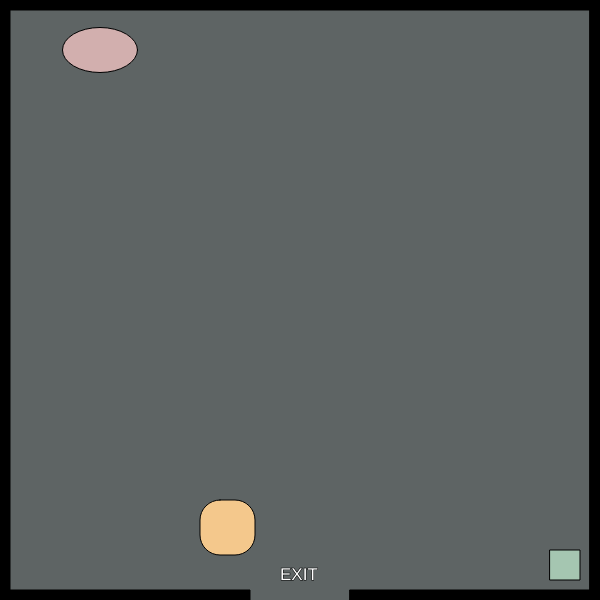
Frame 1 (no input)
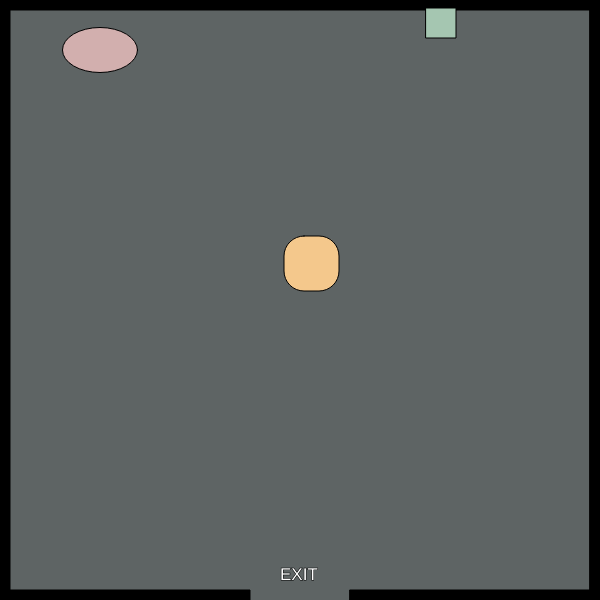
Frame 60 (no input)
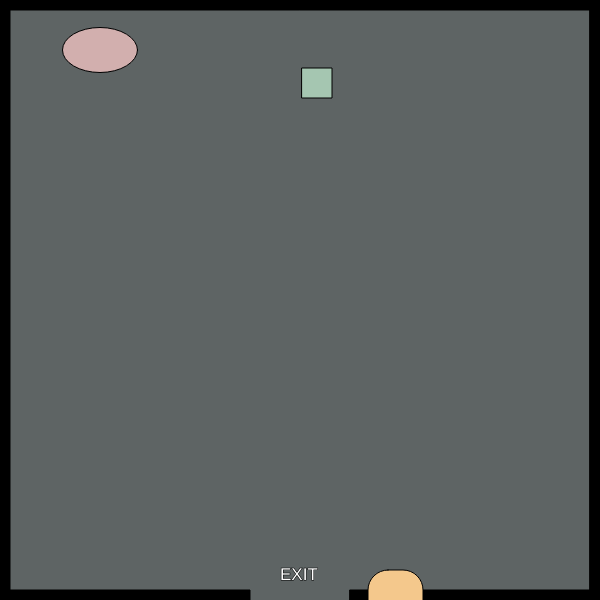
Frame 120 (the mouse pressed at the canvas centre since frame 60)

The p5.js sketch that drew these frames (run headless with seeded random() and noise() and a simulated clock; from frame 60 on, the mouse is pressed at the canvas centre):

// p5.js sketch
// ── sketch.js
// x and y for my character
var characterX = 100;
var characterY = 50;

// define the key codes for each letter
var w = 87;
var s = 83;
var a = 65;
var d = 68;

// x and y for a shape
var shapeX = 550;
var shapeY = 550;
var shapeXSpeed;
var shapeYSpeed;

// x and y for second shape
var shapebX = 200;
var shapebY = 500;
var shapebXSpeed;
var shapebYSpeed;

// create a shape when the mouse is clicked
var mouseShapeX;
var mouseShapeY;

function setup()
{
    createCanvas(600, 600);

    // get a random speed when it first starts
    shapeXSpeed = Math.floor(Math.random() * (Math.floor(Math.random() * 15)) + 5);
    shapeYSpeed = Math.floor(Math.random() * (Math.floor(Math.random() * 1)) + 1);
    shapebXSpeed = Math.floor(Math.random() * (Math.floor(Math.random() * 5)) + 1);
    shapebYSpeed = Math.floor(Math.random() * (Math.floor(Math.random() * 5)) + 5);

    createCharacter(characterX, characterY);
}

function draw()
{
    // call background function
    createBackground();

    // call createBorders function
    createBorders();

    // call exitMessage function
    exitMessage();

    // call Character functions
    drawCharacter();
    characterMovement();

    // call Shape functions
    drawShape();
    shapeMovement();

    // call Shapeb functions
    drawShapeb();
    shapebMovement();

    // call youWin function
    youWin();

    // call mouseShape function
    mouseShape();
}

function createBackground()
{
    background(94,100,100);
    stroke(0);
    fill(0);
}

function characterMovement()
{
    // handle the keys
    if(keyIsDown(w))
    {
        characterY -= 5;
    }
    if(keyIsDown(s))
    {
        characterY += 5;
    }
    if(keyIsDown(a))
    {
        characterX -= 5;
    }
    if(keyIsDown(d))
    {
        characterX += 5;
    }
}

function createCharacter(x,y)
{
    characterX = x;
    characterY = y;
}

function drawCharacter()
{
    fill(210,175,174);
    ellipse(characterX,characterY,75,45);
}

function drawShape()
{
    fill(165,198,177);
    square(shapeX, shapeY, 30);
}

function shapeMovement()
{
    //create random speed for shape
    shapeXSpeed = Math.floor(Math.random() * (Math.floor(Math.random() * 15)) + 5);
    shapeYSpeed = Math.floor(Math.random() * (Math.floor(Math.random() * 1)) + 1);
    // move the shape
    shapeX += shapeXSpeed;
    shapeY += shapeYSpeed;
    // check to see if the shape has gone out of bounds
    if(shapeX > width)
    {
        shapeX = 0;
    }
    if(shapeX < 0)
    {
        shapeX = width;
    }
    if(shapeY > height)
    {
        shapeY = 0;
    }
    if(shapeY < 0)
    {
        shapeY = height;
    }
}

function drawShapeb()
{
    fill(244,200,140);
    rect(shapebX,shapebY,55,55,20);
}

function shapebMovement()
{
    //create random speed for shape b
    shapebXSpeed = Math.floor(Math.random() * (Math.floor(Math.random() * 5)) + 1);
    shapebYSpeed = Math.floor(Math.random() * (Math.floor(Math.random() * 5)) + 5);
    // move the second shape
    shapebX += shapebXSpeed;
    shapebY += shapebYSpeed;
    // check to see if the shape has gone out of bounds
    if(shapebX > width)
    {
        shapebX = 0;
    }
    if(shapebX < 0)
    {
        shapebX = width;
    }
    if(shapebY > height)
    {
        shapebY = 0;
    }
    if(shapebY < 0)
    {
        shapebY = height;
    }
}

function createBorders(thickness)
{
    // top border
    rect(0,0,width,10);
    // left border
    rect(0,0,10,height);
    // bottom borders
    rect(0, height-10,width-350, 10);
    rect(350, height-10,width, 10);
    // right border
    rect(width-10,0,10,height);
}

function mouseShape()
{
    // create the shape based on the mouse click
    fill(204,136,62);
    circle(mouseShapeX, mouseShapeY, 100);
}

function exitMessage()
{
    textSize(17);
    fill(255,255,255);
    text("EXIT", width-320,height-20);
}

function youWin()
{
  // check to see if the character has left the exit
    if(characterX > width-350 && characterY > width-10)
    {
    fill(255,255,255);
    stroke(5);
    textSize(46);
    text("You Win!", width/2-85, height/2-50);
    }
}

function mouseClicked()
{
    mouseShapeX = mouseX;
    mouseShapeY = mouseY;
}
